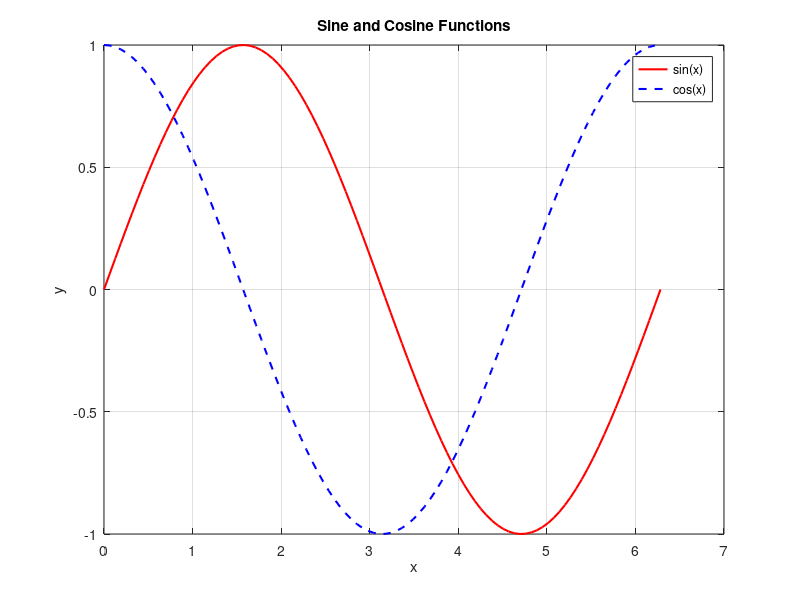
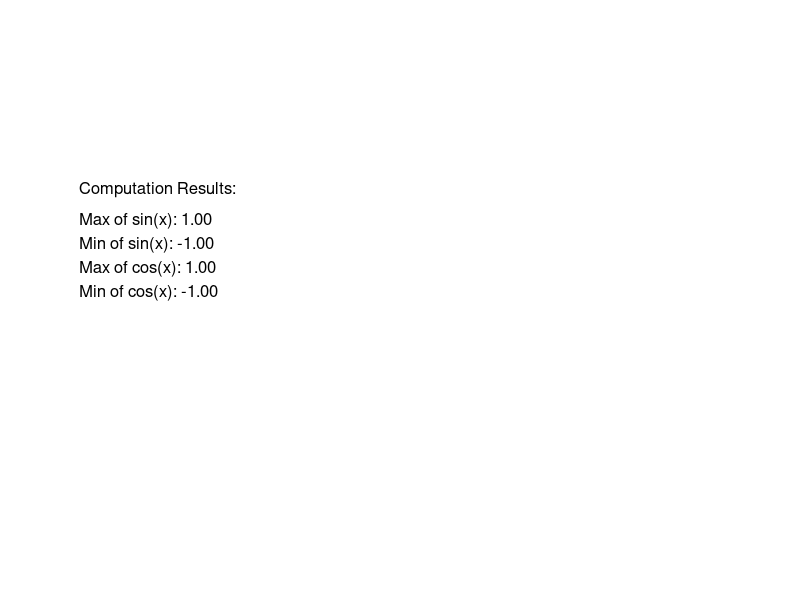
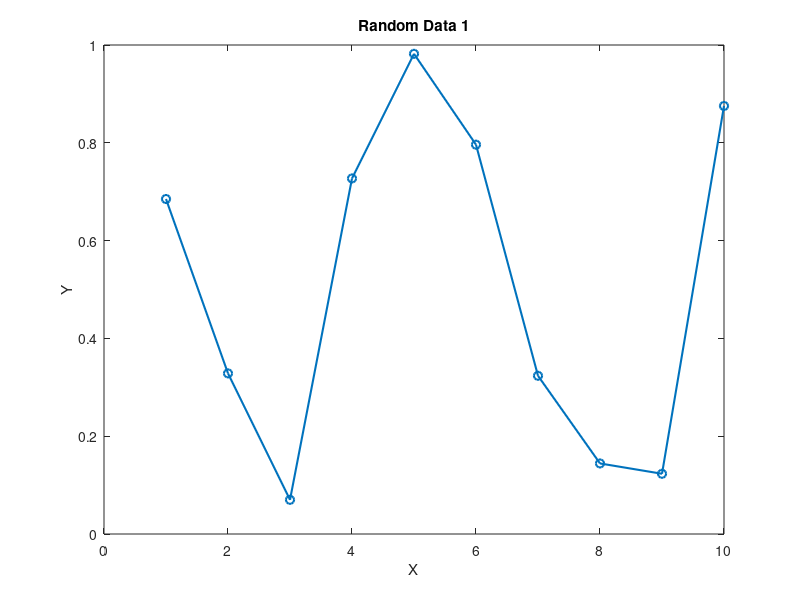
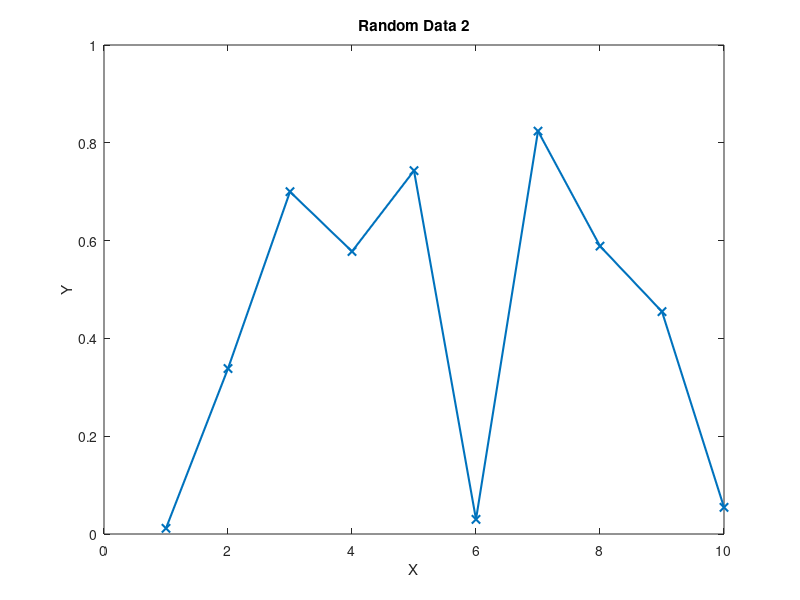

Write the MATLAB code that produced these figures, in order.
% Generate some results
x = linspace(0, 2*pi, 100);
y = sin(x);
z = cos(x);

% Create a figure for the plot
fig = figure;
plot(x, y, 'r', 'LineWidth', 1.5); hold on;
plot(x, z, 'b--', 'LineWidth', 1.5);
title('Sine and Cosine Functions');
xlabel('x');
ylabel('y');
legend('sin(x)', 'cos(x)');
grid on;

% Save the plot as a PDF
exportgraphics(fig, 'results_plot.pdf', 'ContentType', 'vector'); % Save plot only
close(fig);

% Add Text Results to PDF (Using Figures with Text)
result_fig = figure('Visible', 'off');
annotation('textbox', [0.1, 0.5, 0.8, 0.4], 'String', ...
    sprintf(['Computation Results:\n\n', ...
    'Max of sin(x): %.2f\n', ...
    'Min of sin(x): %.2f\n', ...
    'Max of cos(x): %.2f\n', ...
    'Min of cos(x): %.2f'], ...
    max(y), min(y), max(z), min(z)), ...
    'FontSize', 12, 'EdgeColor', 'none');
exportgraphics(result_fig, 'results_text.pdf', 'ContentType', 'vector');
close(result_fig);

% Combine PDFs using a command-line tool (if needed)
disp('PDFs created: results_plot.pdf and results_text.pdf');



% Define the PDF file name
pdfFileName = 'combined_plots.pdf';

% First Plot
fig1 = figure;
plot(1:10, rand(1, 10), '-o', 'LineWidth', 1.5);
title('Random Data 1');
xlabel('X');
ylabel('Y');
exportgraphics(fig1, pdfFileName, 'ContentType', 'vector', 'Append', false); % Create the PDF
close(fig1);

% Second Plot
fig2 = figure;
plot(1:10, rand(1, 10), '-x', 'LineWidth', 1.5);
title('Random Data 2');
xlabel('X');
ylabel('Y');
exportgraphics(fig2, pdfFileName, 'ContentType', 'vector', 'Append', true); % Append to the PDF
close(fig2);

% Third Plot
fig3 = figure;
plot(1:10, rand(1, 10), '-s', 'LineWidth', 1.5);
title('Random Data 3');
xlabel('X');
ylabel('Y');
exportgraphics(fig3, pdfFileName, 'ContentType', 'vector', 'Append', true); % Append to the PDF
close(fig3);

disp(['Combined PDF created: ', pdfFileName]);
